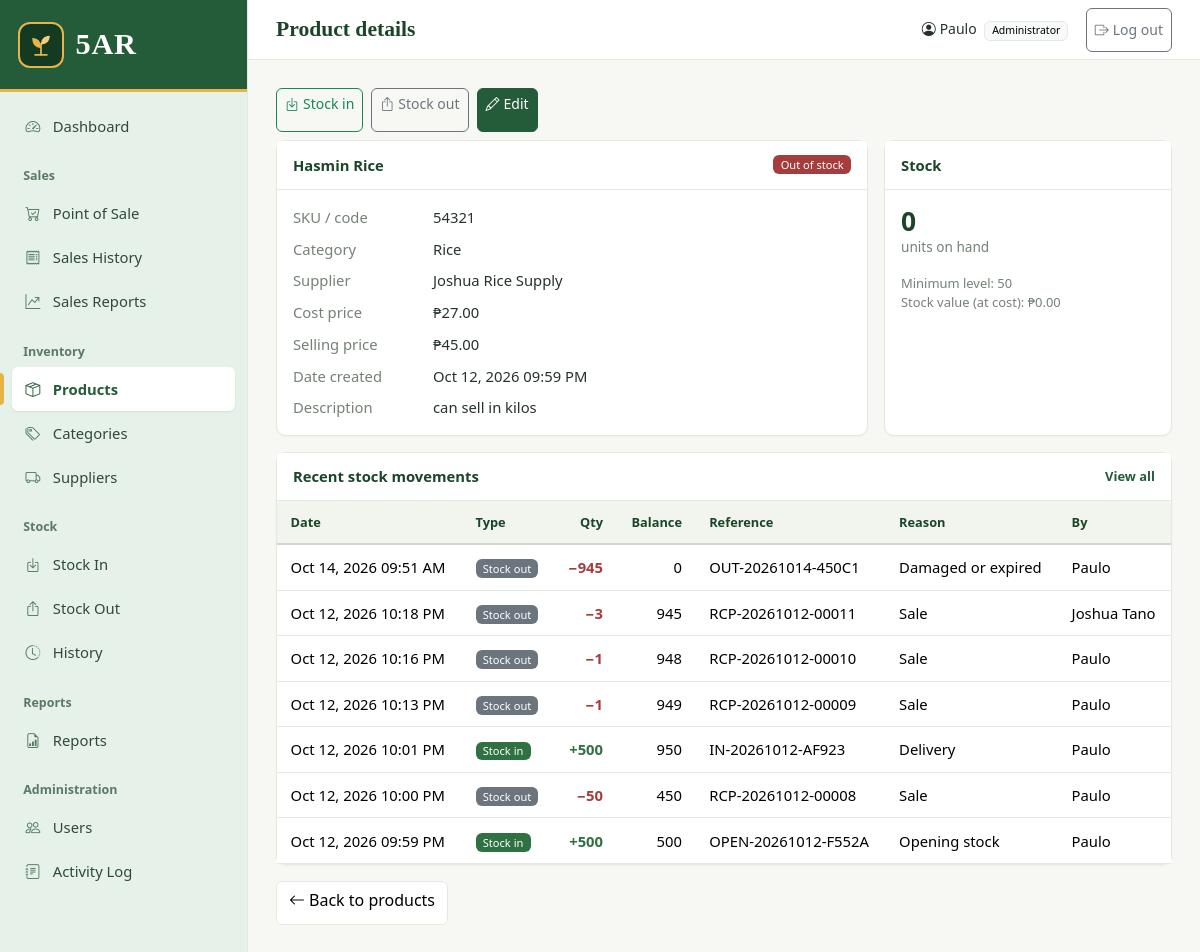
Screenshot of /products/view.php?id=7 (signed in) with the database file from the repository.
### tables this page shows
CREATE TABLE `products` (
  `id` int(10) UNSIGNED NOT NULL,
  `sku` varchar(50) NOT NULL,
  `name` varchar(150) NOT NULL,
  `category_id` int(10) UNSIGNED NOT NULL,
  `supplier_id` int(10) UNSIGNED DEFAULT NULL,
  `description` text DEFAULT NULL,
  `image` varchar(255) DEFAULT NULL,
  `cost_price` decimal(10,2) NOT NULL DEFAULT 0.00,
  `selling_price` decimal(10,2) NOT NULL DEFAULT 0.00,
  `quantity` decimal(12,3) NOT NULL DEFAULT 0.000,
  `min_stock` int(11) NOT NULL DEFAULT 10,
  `created_at` datetime NOT NULL DEFAULT current_timestamp(),
  `updated_at` datetime NOT NULL DEFAULT current_timestamp() ON UPDATE current_timestamp(),
  `base_unit` varchar(30) NOT NULL DEFAULT 'pc',
  `base_allow_decimal` tinyint(1) NOT NULL DEFAULT 0,
  `multi_unit` tinyint(1) NOT NULL DEFAULT 0
);

CREATE TABLE `categories` (
  `id` int(10) UNSIGNED NOT NULL,
  `name` varchar(100) NOT NULL,
  `description` varchar(255) DEFAULT NULL,
  `created_at` datetime NOT NULL DEFAULT current_timestamp()
);

CREATE TABLE `suppliers` (
  `id` int(10) UNSIGNED NOT NULL,
  `name` varchar(120) NOT NULL,
  `contact_person` varchar(100) DEFAULT NULL,
  `phone` varchar(30) DEFAULT NULL,
  `email` varchar(120) DEFAULT NULL,
  `address` varchar(255) DEFAULT NULL,
  `created_at` datetime NOT NULL DEFAULT current_timestamp()
);

CREATE TABLE `stock_transactions` (
  `id` int(10) UNSIGNED NOT NULL,
  `product_id` int(10) UNSIGNED NOT NULL,
  `transaction_type` enum('in','out') NOT NULL,
  `quantity` decimal(12,3) NOT NULL,
  `stock_before` decimal(12,3) NOT NULL,
  `stock_after` decimal(12,3) NOT NULL,
  `reference_no` varchar(50) NOT NULL,
  `supplier_id` int(10) UNSIGNED DEFAULT NULL,
  `reason` varchar(50) NOT NULL,
  `remarks` varchar(500) DEFAULT NULL,
  `transaction_date` datetime NOT NULL,
  `created_by` int(10) UNSIGNED DEFAULT NULL,
  `created_at` datetime NOT NULL DEFAULT current_timestamp()
);

CREATE TABLE `users` (
  `id` int(10) UNSIGNED NOT NULL,
  `full_name` varchar(100) NOT NULL,
  `username` varchar(30) NOT NULL,
  `password_hash` varchar(255) NOT NULL,
  `role` enum('admin','staff') NOT NULL DEFAULT 'staff',
  `is_active` tinyint(1) NOT NULL DEFAULT 1,
  `last_login` datetime DEFAULT NULL,
  `created_at` datetime NOT NULL DEFAULT current_timestamp()
);

### products/view.php (the view, shortened to what this page needs)
<?php
require_once __DIR__ . '/../includes/auth.php';
$id = (int) ($_GET['id'] ?? 0);
$p = db_row(
    $conn,
    'SELECT p.*, c.name AS category_name, s.name AS supplier_name
     FROM products p
     JOIN categories c ON c.id = p.category_id
     LEFT JOIN suppliers s ON s.id = p.supplier_id
     WHERE p.id = ?',
    'i',
    [$id]
);
$history = db_all(
    $conn,
    'SELECT t.*, u.full_name AS user_name
     FROM stock_transactions t LEFT JOIN users u ON u.id = t.created_by
     WHERE t.product_id = ?
     ORDER BY t.transaction_date DESC, t.id DESC LIMIT 10',
    'i',
    [$id]
);
$pageActions = '<a href="' . e(url('stock/stock_in.php?product_id=' . $id)) . '" class="btn btn-outline-success btn-sm"><i class="bi bi-box-arrow-in-down me-1"></i>Stock in</a> '
    . '<a href="' . e(url('stock/stock_out.php?product_id=' . $id)) . '" class="btn btn-outline-secondary btn-sm"><i class="bi bi-box-arrow-up me-1"></i>Stock out</a> '
    . '<a href="' . e(url('products/edit.php?id=' . $id)) . '" class="btn btn-primary btn-sm"><i class="bi bi-pencil me-1"></i>Edit</a>';
include __DIR__ . '/../includes/header.php';
?>
<div class="row g-3 mb-3">
    <div class="col-lg-8">
        <div class="card h-100">
            <div class="card-header d-flex justify-content-between align-items-center">
                <span><?= e($p['name']) ?></span>
                <?= status_badge((float) $p['quantity'], (int) $p['min_stock']) ?>
            </div>
            <div class="card-body">
                <dl class="detail-list">
                    <dt>SKU / code</dt><dd><?= e($p['sku']) ?></dd>
                    <dt>Category</dt><dd><?= e($p['category_name']) ?></dd>
                    <dt>Supplier</dt><dd><?= e($p['supplier_name'] ?? '—') ?></dd>
                    <dt>Cost price</dt><dd><?= e(money($p['cost_price'])) ?></dd>
                    <dt>Selling price</dt><dd><?= e(money($p['selling_price'])) ?></dd>
                    <dt>Date created</dt><dd><?= e(format_datetime($p['created_at'])) ?></dd>
                    <dt>Description</dt><dd><?= $p['description'] !== '' ? nl2br(e($p['description'])) : '—' ?></dd>
                </dl>
            </div>
        </div>
    </div>
    <div class="col-lg-4">
        <div class="card h-100">
            <div class="card-header">Stock</div>
            <div class="card-body">
                <div class="stat-value"><?= e(fmt_qty($p['quantity'])) ?></div>
                <div class="stat-label mb-3">units on hand</div>
                <div class="small text-muted">Minimum level: <?= (int) $p['min_stock'] ?></div>
                <div class="small text-muted">Stock value (at cost): <?= e(money($p['quantity'] * $p['cost_price'])) ?></div>
            </div>
        </div>
    </div>
</div>
<div class="card">
    <div class="card-header d-flex justify-content-between align-items-center">
        <span>Recent stock movements</span>
        <a href="<?= e(url('stock/history.php?product=' . $id)) ?>" class="small">View all</a>
    </div>
    <?php if (!$history): ?>
        <?= empty_state('clock-history', 'No stock movements yet', 'Use Stock in to record the first delivery.') ?>
    <?php else: ?>
        <div class="table-responsive">
            <table class="table align-middle mb-0">
                <thead><tr><th>Date</th><th>Type</th><th class="text-end">Qty</th><th class="text-end">Balance</th><th>Reference</th><th>Reason</th><th>By</th></tr></thead>
                <tbody>
                <?php foreach ($history as $t): ?>
                    <tr>
                        <td class="text-nowrap"><?= e(format_datetime($t['transaction_date'])) ?></td>
                        <td><?= type_badge($t['transaction_type']) ?></td>
                        <td class="text-end"><?= signed_quantity($t['transaction_type'], $t['quantity']) ?></td>
                        <td class="text-end"><?= (int) $t['stock_after'] ?></td>
                        <td><?= e($t['reference_no']) ?></td>
                        <td><?= e($t['reason']) ?></td>
                        <td><?= e($t['user_name'] ?? '—') ?></td>
                    </tr>
                <?php endforeach; ?>
                </tbody>
            </table>
        </div>
    <?php endif; ?>
</div>
<a href="<?= e(url('products/index.php')) ?>" class="btn btn-light border mt-3"><i class="bi bi-arrow-left me-1"></i>Back to products</a>
<?php include __DIR__ . '/../includes/footer.php'; ?>

### includes/functions.php (shortened to what this page needs)
<?php
function e($value): string
{
    return htmlspecialchars((string) $value, ENT_QUOTES, 'UTF-8');
}
function url(string $path = ''): string
{
    return BASE_URL . '/' . ltrim($path, '/');
}
function money($amount): string
{
    return CURRENCY . number_format((float) $amount, 2);
}
function format_datetime(?string $value): string
{
    return $value ? date('M d, Y h:i A', strtotime($value)) : '—';
}
function nav_link(string $href, string $icon, string $label, string $key, string $active): string
{
    $class = 'nav-link-item' . ($key === $active ? ' active' : '');
    return '<a class="' . $class . '" href="' . e(url($href)) . '"><i class="bi bi-' . $icon . '"></i><span>' . e($label) . '</span></a>';
}
function db_run(mysqli $conn, string $sql, string $types = '', array $params = []): mysqli_stmt
{
    $stmt = mysqli_prepare($conn, $sql);
    if ($types !== '') {
        mysqli_stmt_bind_param($stmt, $types, ...$params);
    }
    mysqli_stmt_execute($stmt);
    return $stmt;
}
function db_all(mysqli $conn, string $sql, string $types = '', array $params = []): array
{
    $stmt = db_run($conn, $sql, $types, $params);
    $result = mysqli_stmt_get_result($stmt);
    $rows = $result ? mysqli_fetch_all($result, MYSQLI_ASSOC) : [];
    return $rows;
}
function db_row(mysqli $conn, string $sql, string $types = '', array $params = []): ?array
{
    $rows = db_all($conn, $sql, $types, $params);
    return $rows[0] ?? null;
}
function stock_status($quantity, $minStock): string
{
    if ($quantity <= 0) {
        return 'out';
    }
    return ($quantity <= $minStock) ? 'low' : 'ok';
}
function stock_status_label(string $status): string
{
    return ['out' => 'Out of stock', 'low' => 'Low stock', 'ok' => 'In stock'][$status] ?? '';
}
function status_badge($quantity, $minStock): string
{
    $status = stock_status($quantity, $minStock);
    $class = ['out' => 'text-bg-danger', 'low' => 'text-bg-warning', 'ok' => 'text-bg-success'][$status];
    return '<span class="badge ' . $class . '">' . stock_status_label($status) . '</span>';
}
function type_badge(string $type): string
{
    return $type === 'in'
        ? '<span class="badge text-bg-success">Stock in</span>'
        : '<span class="badge text-bg-secondary">Stock out</span>';
}
function signed_quantity(string $type, $quantity): string
{
    return $type === 'in'
        ? '<span class="qty-in">+' . fmt_qty($quantity) . '</span>'
        : '<span class="qty-out">−' . fmt_qty($quantity) . '</span>';
}
function fmt_qty($value): string
{
    $text = number_format((float) $value, 3, '.', '');
    return rtrim(rtrim($text, '0'), '.');
}

### rows the page displays
products: name "Hasmin Rice", min_stock "Out of stock", sku "54321", category.name "Rice", supplier.name "Joshua Rice Supply", cost_price "₱27.00", selling_price "₱45.00", created_at "Oct 12, 2026 09:59 PM", description "can sell in kilos", quantity "0", min_stock "50", money($p['quantity'] * $p['cost_price']) "₱0.00"
stock_transactions: transaction_date "Oct 14, 2026 09:51 AM", transaction_type "Stock out", quantity "945", stock_after "0", reference_no "OUT-20261014-450C1", reason "Damaged or expired", created_by.full_name "Paulo"
stock_transactions: transaction_date "Oct 12, 2026 10:18 PM", transaction_type "Stock out", quantity "3", stock_after "945", reference_no "RCP-20261012-00011", reason "Sale", created_by.full_name "Joshua Tano"
stock_transactions: transaction_date "Oct 12, 2026 10:16 PM", transaction_type "Stock out", quantity "1", stock_after "948", reference_no "RCP-20261012-00010", reason "Sale", created_by.full_name "Paulo"
stock_transactions: transaction_date "Oct 12, 2026 10:13 PM", transaction_type "Stock out", quantity "1", stock_after "949", reference_no "RCP-20261012-00009", reason "Sale", created_by.full_name "Paulo"
stock_transactions: transaction_date "Oct 12, 2026 10:01 PM", transaction_type "Stock in", quantity "500", stock_after "950", reference_no "IN-20261012-AF923", reason "Delivery", created_by.full_name "Paulo"
stock_transactions: transaction_date "Oct 12, 2026 10:00 PM", transaction_type "Stock out", quantity "50", stock_after "450", reference_no "RCP-20261012-00008", reason "Sale", created_by.full_name "Paulo"
stock_transactions: transaction_date "Oct 12, 2026 09:59 PM", transaction_type "Stock in", quantity "500", stock_after "500", reference_no "OPEN-20261012-F552A", reason "Opening stock", created_by.full_name "Paulo"

### other values shown
BRAND_SHORT "5AR"
$label "Dashboard Point of Sale Sales History Sales Reports Products Categories Suppliers Stock In Stock Out History Reports Users Activity Log"
$_SESSION['full_name'] "Paulo"
